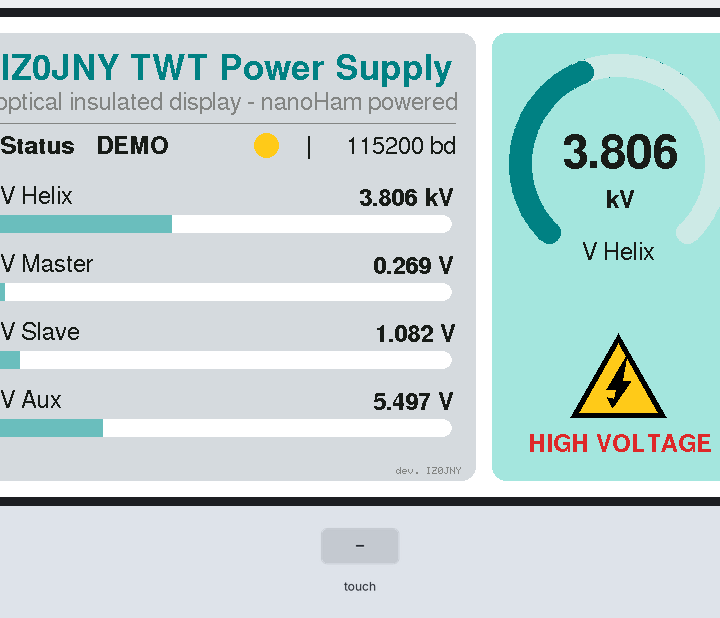
This sketch was run on a simulated Arduino Giga R1. Parts: 800×480 colour display. Inputs (shaded band) come from the test bench. What the sketch prints to the serial monitor is not drawn.

Above: at 4.4 s.
4.5 s: touch panel pressed at 13 % / 10 % of its raw x / y range
At 4.87 s:
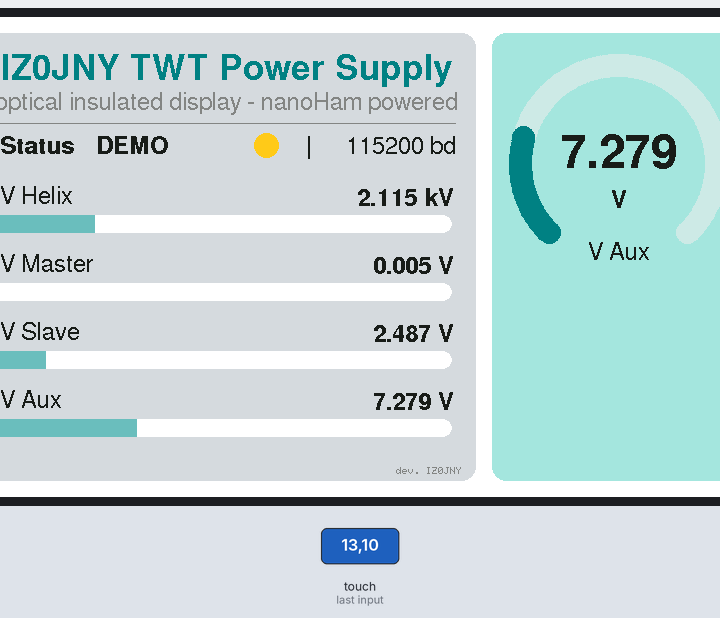
6.6 s: touch panel pressed at 62 % / 10 % of its raw x / y range
At 7.01 s:
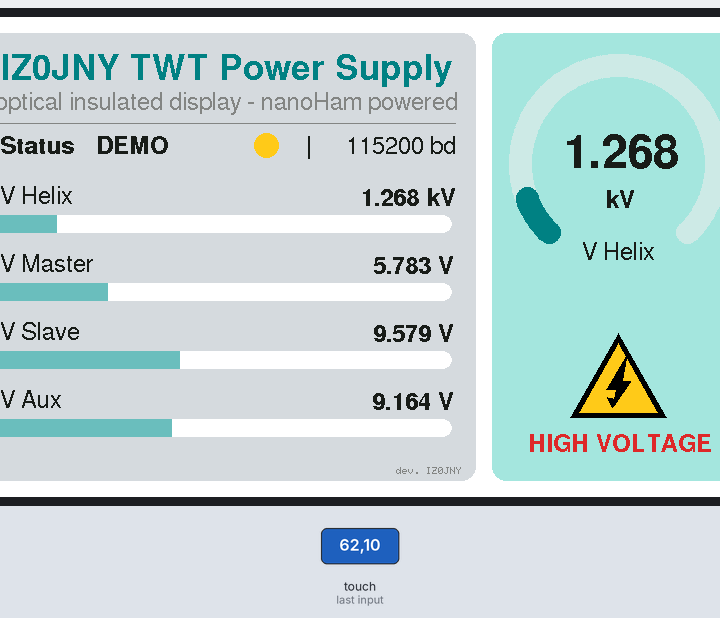
8.6 s: touch panel pressed at 38 % / 10 % of its raw x / y range
At 8.97 s:
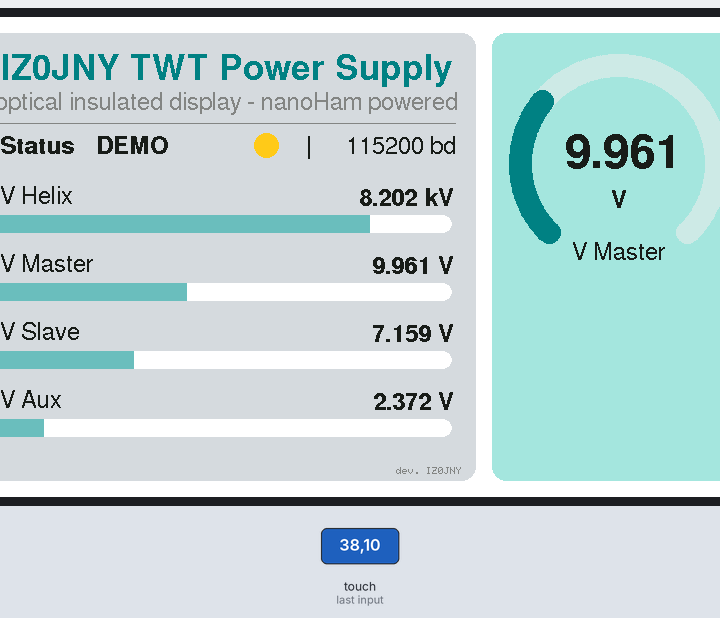
10.6 s: touch panel pressed at 62 % / 50 % of its raw x / y range
At 11.65 s:
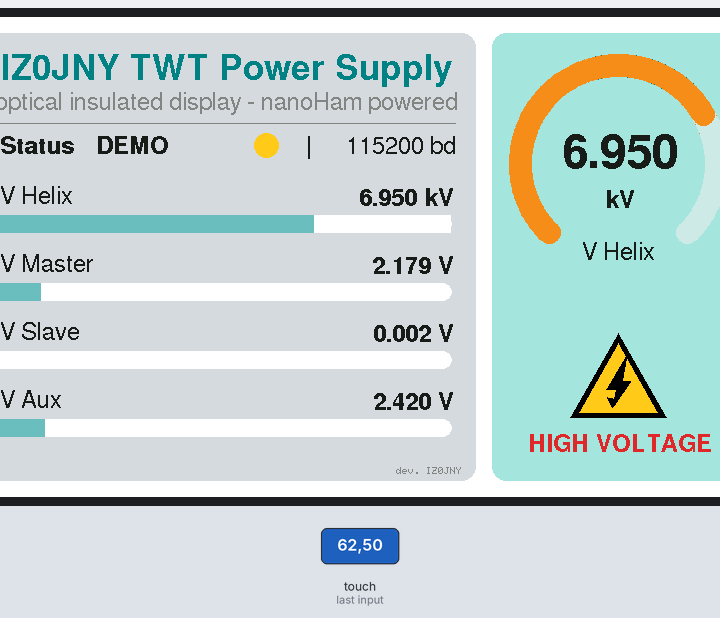

The sketch:

GigaMeasureDisplay.ino
```cpp
// nanoHam - GIGA R1 WiFi + GIGA Display Shield
// Sviluppatore: IZ0JNY
// Riceve le misure dei 4 canali ADC via UART (fibra ottica) e le mostra a display.
//
// Collegamento: Serial1 della GIGA, D0 = RX0, D1 = TX0 (serigrafia RX0/TX0), 115200 8N1.
// Protocollo (una riga ASCII per misura, terminata da '\n'):
//   CH<n>,<valore>\n      es.  CH1,7.532
//   n = 1..4, valore = tensione in ingresso 0..10 V, punto decimale.
//   Il rapporto di scala (partitore) si applica qui, nella tabella ch[].
// Vedi PROTOCOLLO.md.
//
// Grafica: pannello grigio a sinistra (titolo, stato, 4 canali con barra),
// pannello teal a destra (indicatore ad arco del CH1 + simbolo alta tensione).

#include "Arduino_GigaDisplay_GFX.h"
#include "Arduino_GigaDisplayTouch.h"
#include <Fonts/FreeSans9pt7b.h>
#include <Fonts/FreeSans12pt7b.h>
#include <Fonts/FreeSans18pt7b.h>
#include <Fonts/FreeSansBold12pt7b.h>
#include <Fonts/FreeSansBold18pt7b.h>
#include <Fonts/FreeSansBold24pt7b.h>

// ---------- Configurazione ----------
#define LINK        Serial1
#define LINK_BAUD   115200
#define REFRESH_MS  100     // refresh display
#define TIMEOUT_MS  1000    // oltre questo tempo senza dati il canale va in "NO DATA"
#define DEMO        1       // 1 = senza dati dalla UART genera un'onda 0..10 V di prova
#define SELFTEST    0       // 1 = la GIGA trasmette "CH1,5.000" su Serial1 ogni 100 ms (test in loopback)
#define DEBUG_RX    0       // 1 = stampa ogni riga ricevuta sulla seriale USB

// Ingresso fisico sempre 0..10 V. Valore mostrato = Vin * scale + offset.
// CH1: 0..10 V sull'ADC = 0..10 kV reali -> scale = 1.0, unit = "kV".
#define VIN_FS 10.0f

struct Channel {
  const char *name;   // nome della misura
  const char *unit;   // unita' di misura mostrata
  float scale;        // rapporto di scala (partitore, sensore, ...)
  float offset;       // offset in unita' mostrate
  float fullScale;    // fondo scala in unita' mostrate (barra e arco)
  uint8_t decimals;   // decimali mostrati
  bool enabled;
  // stato runtime
  float vin;          // tensione in ingresso 0..10 V
  float value;        // valore gia' scalato
  unsigned long lastRx;
  int lastBar;        // larghezza barra all'ultimo refresh
  char lastTxt[16];   // testo mostrato all'ultimo refresh
};

Channel ch[4] = {
  // CH1: 0..10 V sull'ADC = 0..10 kV. CH2..4: la nanoHam manda gia' i volt reali
  // (partitore applicato), fondo scala 24 V.
  {"V Helix",  "kV", 1.0, 0.0, 10.0, 3, true,  0, 0, 0, -1, ""},
  {"V Master", "V",  1.0, 0.0, 24.0, 3, true,  0, 0, 0, -1, ""},
  {"V Slave",  "V",  1.0, 0.0, 24.0, 3, true,  0, 0, 0, -1, ""},
  {"V Aux",    "V",  1.0, 0.0, 24.0, 3, true,  0, 0, 0, -1, ""},
};

// ---------- Colori ----------
uint16_t rgb(uint8_t r, uint8_t g, uint8_t b) {
  return ((r & 0xF8) << 8) | ((g & 0xFC) << 3) | (b >> 3);
}
const uint16_t C_BG      = 0xFFFF;               // sfondo bianco
const uint16_t C_PANEL_L = rgb(214, 218, 216);   // pannello grigio
const uint16_t C_PANEL_R = rgb(160, 228, 220);   // pannello teal chiaro
const uint16_t C_TEAL    = rgb(0, 129, 132);     // teal scuro
const uint16_t C_TEAL_LT = rgb(110, 190, 190);
const uint16_t C_TEXT    = rgb(30, 30, 30);
const uint16_t C_GREY    = rgb(130, 135, 135);
const uint16_t C_FACE    = rgb(246, 246, 240);   // quadrante del voltmetro
const uint16_t C_GREEN   = rgb(60, 170, 120);
const uint16_t C_YELLOW  = rgb(250, 200, 30);
const uint16_t C_ORANGE  = rgb(245, 140, 30);
const uint16_t C_RED     = rgb(220, 40, 40);
const uint16_t C_BLACK   = 0x0000;

GigaDisplay_GFX display;
Arduino_GigaDisplayTouch touch;
int meterCh = 0;                    // canale mostrato sull'arco (0 = CH1), si cambia col touch
const int W = 800, H = 480;         // orizzontale

// pannelli
const int LX = 16, LY = 16, LW = 500, LH = 448;
const int RX = 532, RY = 16, RW = 252, RH = 448;

// ---------- Ricezione UART ----------
unsigned long lastReal = 0;          // ultimo dato vero ricevuto dalla UART
bool demoActive = false;
unsigned long rxCount = 0, rxBad = 0;   // righe valide / scartate (debug su USB)
char rxBuf[32];
uint8_t rxLen = 0;

void parseLine(char *s) {
  // atteso: CH<n>,<valore>
  if (s[0] != 'C' || s[1] != 'H') return;
  int n = s[2] - '0';
  if (n < 1 || n > 4 || s[3] != ',') return;
  char *end;
  float v = strtof(s + 4, &end);
  if (end == s + 4) return;           // nessun numero
  Channel &c = ch[n - 1];
  c.vin = v;                          // tensione in ingresso 0..10 V
  c.value = v * c.scale + c.offset;
  c.lastRx = millis();
  lastReal = c.lastRx;
  rxCount++;
}

void pollLink() {
  while (LINK.available()) {
    char c = LINK.read();
    if (c == '\r') continue;
    if (c == '\n') {
      rxBuf[rxLen] = 0;
      if (rxLen) {
        unsigned long before = rxCount;
        parseLine(rxBuf);
        if (rxCount == before) rxBad++;
        if (DEBUG_RX) { Serial.print("RX: "); Serial.println(rxBuf); }
      }
      rxLen = 0;
    } else if (rxLen < sizeof(rxBuf) - 1) {
      rxBuf[rxLen++] = c;
    } else {
      rxLen = 0;                       // riga troppo lunga: scarta
    }
  }
}

void demoTick() {
  demoActive = DEMO && (lastReal == 0 || millis() - lastReal > TIMEOUT_MS);
  if (!demoActive) return;
  float t = millis() / 1000.0f;
  for (int i = 0; i < 4; i++) {
    float vin = 5.0f + 5.0f * sinf(t * 2 * PI / 8.0f + i);   // 0..10 V, periodo 8 s
    ch[i].vin = vin;
    ch[i].value = vin * ch[i].scale + ch[i].offset;
    ch[i].lastRx = millis();
  }
}

float chMin(const Channel &c) { return c.offset; }
float chMax(const Channel &c) { return c.fullScale; }
bool chAlive(const Channel &c) { return c.lastRx && (millis() - c.lastRx < TIMEOUT_MS); }
float chFrac(const Channel &c) {
  return constrain((c.value - chMin(c)) / (chMax(c) - chMin(c)), 0.0f, 1.0f);
}

// ---------- Testo ----------
int textWidth(const char *s) {
  int16_t x1, y1; uint16_t w, h;
  display.getTextBounds(s, 0, 0, &x1, &y1, &w, &h);
  return w;
}
void printAt(const char *s, int x, int y, const GFXfont *f, uint16_t col) {
  display.setFont(f);
  display.setTextColor(col);
  display.setCursor(x, y);
  display.print(s);
}
void printRight(const char *s, int xr, int y, const GFXfont *f, uint16_t col) {
  display.setFont(f);
  printAt(s, xr - textWidth(s), y, f, col);
}
void printCenter(const char *s, int xc, int y, const GFXfont *f, uint16_t col) {
  display.setFont(f);
  printAt(s, xc - textWidth(s) / 2, y, f, col);
}

// ---------- Pannello sinistro ----------
const char *TITLE    = "IZ0JNY TWT Power Supply";
const char *SUBTITLE = "optical insulated display - nanoHam powered";
int STATUS_Y = 132;          // ricalcolati da drawLeftStatic() in base al sottotitolo
// righe dei canali
int ROW_Y0 = 166;
const int ROW_STEP = 68;
const int BAR_X = LX + 24, BAR_W = LW - 48, BAR_H = 18;

uint16_t bandColor(float f) { return f < 0.7f ? C_TEAL : (f < 0.9f ? C_ORANGE : C_RED); }

void drawLeftStatic() {
  display.fillRoundRect(LX, LY, LW, LH, 14, C_PANEL_L);
  printAt(TITLE, LX + 24, LY + 46, &FreeSansBold18pt7b, C_TEAL);
  // sottotitolo su una sola riga, col carattere piu' grande che ci sta nel pannello
  const int SW = LW - 20;
  const GFXfont *sfonts[] = {&FreeSans18pt7b, &FreeSans12pt7b, &FreeSans9pt7b};
  const int sbase[] = {LY + 84, LY + 76, LY + 72};
  int k = 0;
  for (; k < 2; k++) {
    display.setFont(sfonts[k]);
    if (textWidth(SUBTITLE) <= SW) break;
  }
  display.setFont(sfonts[k]);
  printAt(SUBTITLE, LX + (LW - textWidth(SUBTITLE)) / 2, sbase[k], sfonts[k], C_GREY);
  int hrY = sbase[k] + 14;
  display.drawFastHLine(LX + 20, hrY, LW - 40, C_GREY);
  STATUS_Y = hrY + 30;
  ROW_Y0   = STATUS_Y + 30;

  printAt("Status", LX + 24, STATUS_Y, &FreeSansBold12pt7b, C_TEXT);
  printAt("|", LX + 330, STATUS_Y, &FreeSans12pt7b, C_TEXT);
  printRight("115200 bd", LX + LW - 24, STATUS_Y, &FreeSans12pt7b, C_TEXT);

  for (int i = 0; i < 4; i++) {
    int y = ROW_Y0 + i * ROW_STEP;
    printAt(ch[i].name, BAR_X, y + 20, &FreeSans12pt7b, ch[i].enabled ? C_TEXT : C_GREY);
    display.fillRoundRect(BAR_X, y + 32, BAR_W, BAR_H, BAR_H / 2, C_BG);
    if (!ch[i].enabled) printRight("off", LX + LW - 24, y + 20, &FreeSans12pt7b, C_GREY);
    ch[i].lastBar = 0;
    ch[i].lastTxt[0] = 0;
  }
  // credito, in piccolo
  display.setFont(NULL);
  display.setTextSize(1);
  display.setTextColor(C_GREY);
  display.setCursor(LX + LW - 80, LY + LH - 14);
  display.print("dev. IZ0JNY");
}

int lastStatus = -1;
void drawStatus() {
  bool alive = chAlive(ch[meterCh]);
  int st = demoActive ? 1 : (alive ? 0 : 2);
  if (st == lastStatus) return;
  lastStatus = st;
  const char *txt[] = {"LINK", "DEMO", "NO DATA"};
  uint16_t col[] = {C_GREEN, C_YELLOW, C_RED};
  display.fillRect(LX + 116, STATUS_Y - 22, 200, 30, C_PANEL_L);
  printAt(txt[st], LX + 120, STATUS_Y, &FreeSansBold12pt7b, C_TEXT);
  display.fillCircle(LX + 290, STATUS_Y - 8, 12, col[st]);
}

void drawRow(int i) {
  Channel &c = ch[i];
  if (!c.enabled) return;
  int y = ROW_Y0 + i * ROW_STEP;
  bool alive = chAlive(c);

  char txt[16];
  if (alive) snprintf(txt, sizeof(txt), "%.*f %s", c.decimals, c.value, c.unit);
  else       snprintf(txt, sizeof(txt), "--- %s", c.unit);
  if (strcmp(txt, c.lastTxt)) {
    display.fillRect(LX + LW - 170, y, 150, 28, C_PANEL_L);
    printRight(txt, LX + LW - 24, y + 22, &FreeSansBold12pt7b, alive ? C_TEXT : C_RED);
    strcpy(c.lastTxt, txt);
  }

  // barra: ridisegna solo la parte cambiata
  int w = alive ? (int)(chFrac(c) * BAR_W) : 0;
  int by = y + 32;
  if (w > c.lastBar) display.fillRect(BAR_X + c.lastBar, by, w - c.lastBar, BAR_H, C_TEAL_LT);
  else if (w < c.lastBar) {
    display.fillRect(BAR_X + w, by, c.lastBar - w, BAR_H, C_BG);
    if (c.lastBar >= BAR_W - BAR_H / 2)        // ripristina l'estremo arrotondato
      display.fillRoundRect(BAR_X + BAR_W - BAR_H, by, BAR_H, BAR_H, BAR_H / 2, C_BG);
  }
  c.lastBar = w;
}

// ---------- Indicatore ad arco (pannello destro) ----------
// Arco spesso a 270 gradi: traccia grigia, riempimento colorato proporzionale
// al valore (teal, arancio dal 70%, rosso dal 90%), estremi arrotondati,
// valore grande al centro.
const uint16_t C_TRACK = rgb(205, 235, 230);
const int MX = RX + RW / 2, MY = RY + 130;     // centro
const int AR = 98;                              // raggio della linea media dell'arco
const int AT = 11;                              // meta' spessore
const float SWEEP = 135.0f;                     // +-135 gradi = 270

float gaugeVal = 0;           // valore mostrato (0..1), smorzato
float gaugeDrawn = 0;
uint16_t gaugeCol = 0;
bool gaugeInit = false;

void polar(float frac, float r, int &x, int &y) {
  float a = (-SWEEP + 2 * SWEEP * frac) * PI / 180.0f;
  x = MX + (int)roundf(r * sinf(a));
  y = MY - (int)roundf(r * cosf(a));
}

// riempie l'arco tra f0 e f1 con quadrilateri pieni (due triangoli per passo),
// cosi' il colore e' uniforme senza buchi tra un raggio e l'altro
void arcSeg(float f0, float f1, uint16_t col) {
  const float step = 0.004f;                    // ~1 grado
  for (float f = f0; f < f1; f += step) {
    float g = f + step * 1.25f;                 // leggera sovrapposizione
    if (g > f1) g = f1;
    int xi0, yi0, xo0, yo0, xi1, yi1, xo1, yo1;
    polar(f, AR - AT, xi0, yi0);
    polar(f, AR + AT, xo0, yo0);
    polar(g, AR - AT, xi1, yi1);
    polar(g, AR + AT, xo1, yo1);
    display.fillTriangle(xi0, yi0, xo0, yo0, xo1, yo1, col);
    display.fillTriangle(xi0, yi0, xo1, yo1, xi1, yi1, col);
  }
}

void arcCap(float f, uint16_t col) {
  int x, y;
  polar(f, AR, x, y);
  display.fillCircle(x, y, AT, col);
}

void drawMeterStatic() {
  Channel &c = ch[meterCh];
  display.fillRoundRect(RX, RY, RW, RH, 14, C_PANEL_R);
  arcSeg(0, 1, C_TRACK);
  arcCap(0, C_TRACK);
  arcCap(1, C_TRACK);
  printCenter(c.unit, MX, MY + 44, &FreeSansBold12pt7b, C_TEXT);
  printCenter(c.name, MX, MY + 96, &FreeSans12pt7b, C_TEXT);
  if (meterCh != 0) { gaugeInit = false; return; }   // alta tensione solo per V Helix
  // simbolo alta tensione: triangolo giallo con fulmine nero
  int tx = MX, tt = RY + 300, tb = RY + 384, hw = 48;
  display.fillTriangle(tx, tt, tx - hw, tb, tx + hw, tb, C_BLACK);
  display.fillTriangle(tx, tt + 10, tx - hw + 9, tb - 5, tx + hw - 9, tb - 5, C_YELLOW);
  int m = (tt + tb) / 2 + 10;
  display.fillTriangle(tx + 8, tt + 22, tx - 12, m + 4, tx + 2, m + 4, C_BLACK);
  display.fillTriangle(tx - 6, tb - 10, tx + 12, m - 4, tx - 1, m - 4, C_BLACK);
  display.fillTriangle(tx - 6, tb - 10, tx - 11, tb - 20, tx - 1, tb - 18, C_BLACK);
  printCenter("HIGH VOLTAGE", MX, RY + 418, &FreeSansBold12pt7b, C_RED);
  gaugeInit = false;
}

char lastMeterTxt[16] = "";
void drawMeter() {
  Channel &c = ch[meterCh];
  bool alive = chAlive(c);
  float target = alive ? chFrac(c) : 0.0f;
  gaugeVal += (target - gaugeVal) * 0.5f;              // movimento morbido
  float f = gaugeVal;
  uint16_t col = alive ? bandColor(f) : C_GREY;

  if (!gaugeInit || col != gaugeCol) {                  // ridisegno completo
    arcSeg(0, 1, C_TRACK);
    arcCap(1, C_TRACK);
    arcSeg(0, f, col);
    arcCap(0, col);
    arcCap(f, col);
    gaugeInit = true;
  } else if (f > gaugeDrawn + 0.001f) {                 // cresce
    arcSeg(gaugeDrawn, f, col);
    arcCap(f, col);
  } else if (f < gaugeDrawn - 0.001f) {                 // cala
    arcCap(gaugeDrawn, C_TRACK);
    arcSeg(f, gaugeDrawn + 0.03f > 1 ? 1 : gaugeDrawn + 0.03f, C_TRACK);
    if (gaugeDrawn > 0.97f) arcCap(1, C_TRACK);
    arcCap(f, col);
    arcCap(0, col);
  } else {
    f = gaugeDrawn;
  }
  gaugeDrawn = f;
  gaugeCol = col;

  // valore grande al centro
  char txt[16];
  if (alive) snprintf(txt, sizeof(txt), "%.*f", c.decimals, c.value);
  else       snprintf(txt, sizeof(txt), "---");
  if (strcmp(txt, lastMeterTxt)) {
    display.fillRect(MX - 78, MY - 34, 156, 46, C_PANEL_R);
    printCenter(txt, MX, MY + 4, &FreeSansBold24pt7b, alive ? C_TEXT : C_RED);
    strcpy(lastMeterTxt, txt);
  }
}

// ---------- Avvio ----------
void splash() {
  display.fillScreen(C_BG);
  printCenter(TITLE, W / 2, 230, &FreeSansBold24pt7b, C_TEAL);
  printCenter(SUBTITLE, W / 2, 272, &FreeSans12pt7b, C_GREY);
  display.setFont(NULL);
  display.setTextSize(1);
  display.setTextColor(C_GREY);
  display.setCursor(W - 80, H - 14);
  display.print("dev. IZ0JNY");
  delay(2000);
}

// ---------- Touch: tocca una riga a sinistra per vederla sull'arco ----------
void drawSelMarker() {
  for (int i = 0; i < 4; i++) {
    int y = ROW_Y0 + i * ROW_STEP;
    display.fillRoundRect(LX + 6, y + 2, 6, 48, 3, i == meterCh ? C_TEAL : C_PANEL_L);
  }
}

void selectMeter(int i) {
  if (i == meterCh || !ch[i].enabled) return;
  meterCh = i;
  lastMeterTxt[0] = 0;
  gaugeVal = 0;
  gaugeDrawn = 0;
  lastStatus = -1;
  drawMeterStatic();
  drawSelMarker();
  touch.begin();
  drawSelMarker();
}

void pollTouch() {
  static bool wasDown = false;
  GDTpoint_t p[5];
  uint8_t n = touch.getTouchPoints(p);
  if (n && !wasDown) {
    // touch in coordinate native (verticale 480x800) -> schermo ruotato (800x480)
    int x = p[0].y, y = 479 - p[0].x;
    if (DEBUG_RX) { Serial.print("touch "); Serial.print(x); Serial.print(","); Serial.println(y); }
    if (x >= LX && x < LX + LW) {
      for (int i = 0; i < 4; i++) {
        int ry = ROW_Y0 + i * ROW_STEP;
        if (y >= ry && y < ry + ROW_STEP) selectMeter(i);
      }
    }
  }
  wasDown = n > 0;
}

void setup() {
  Serial.begin(115200);
  LINK.begin(LINK_BAUD);
  display.begin();
  display.setRotation(1);              // 800x480 orizzontale
  display.setTextWrap(false);          // niente a capo automatico
  splash();
  display.fillScreen(C_BG);
  drawLeftStatic();
  drawMeterStatic();
  drawSelMarker();
  touch.begin();
}

void loop() {
  pollLink();
  pollTouch();

  static unsigned long lastRefresh = 0;
  if (millis() - lastRefresh >= REFRESH_MS) {
    lastRefresh = millis();
    if (SELFTEST) LINK.print("CH1,5.000\n");
    demoTick();
    drawStatus();
    for (int i = 0; i < 4; i++) drawRow(i);
    drawMeter();
  }

  // riepilogo ogni secondo sulla seriale USB (115200)
  static unsigned long lastLog = 0;
  if (millis() - lastLog >= 1000) {
    lastLog = millis();
    Serial.print(demoActive ? "DEMO" : (chAlive(ch[meterCh]) ? "LINK" : "NODATA"));
    Serial.print("  righe ok="); Serial.print(rxCount);
    Serial.print(" scartate="); Serial.print(rxBad);
    for (int i = 0; i < 4; i++) {
      Serial.print("  CH"); Serial.print(i + 1); Serial.print("=");
      if (chAlive(ch[i]) && !demoActive) Serial.print(ch[i].vin, 3); else Serial.print("-");
    }
    Serial.println();
  }
}
```

Measured:
- after the input at 4.5 s, the display: changes after 0.32 s (image 1)
- after the input at 6.6 s, the display: first changes after 0.33 s (image 2 shows a later state)
- after the input at 8.6 s, the display: first changes after 0.28 s (image 3 shows a later state)
